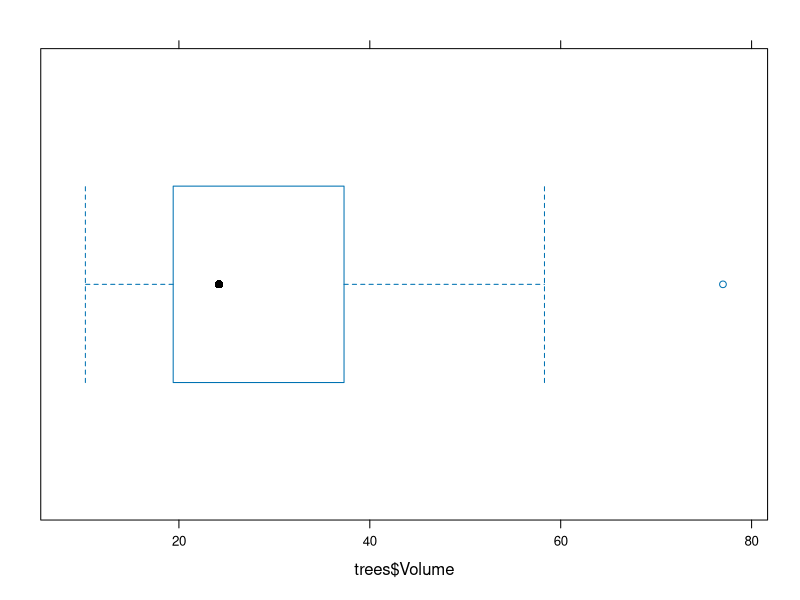
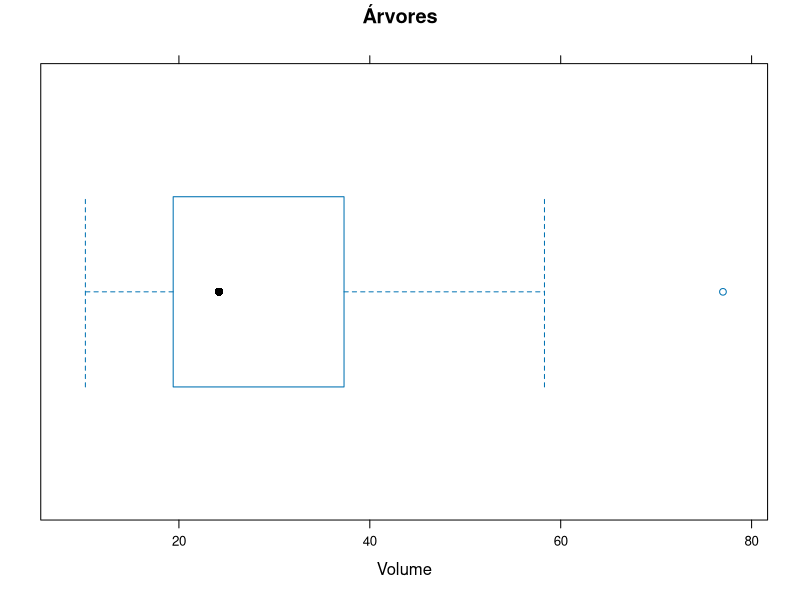
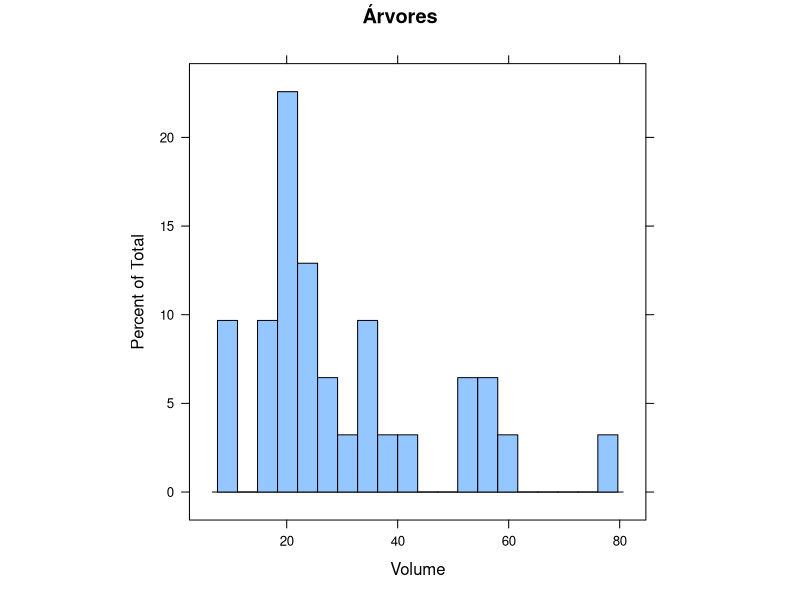
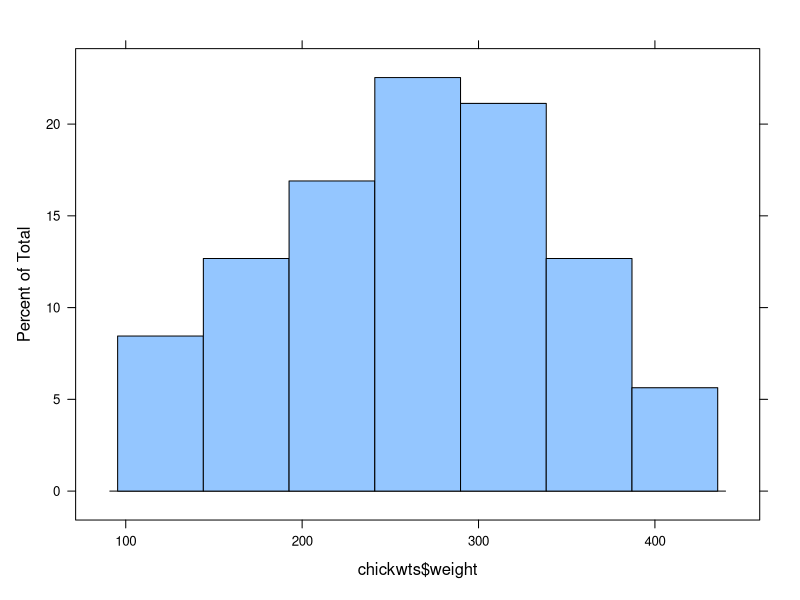
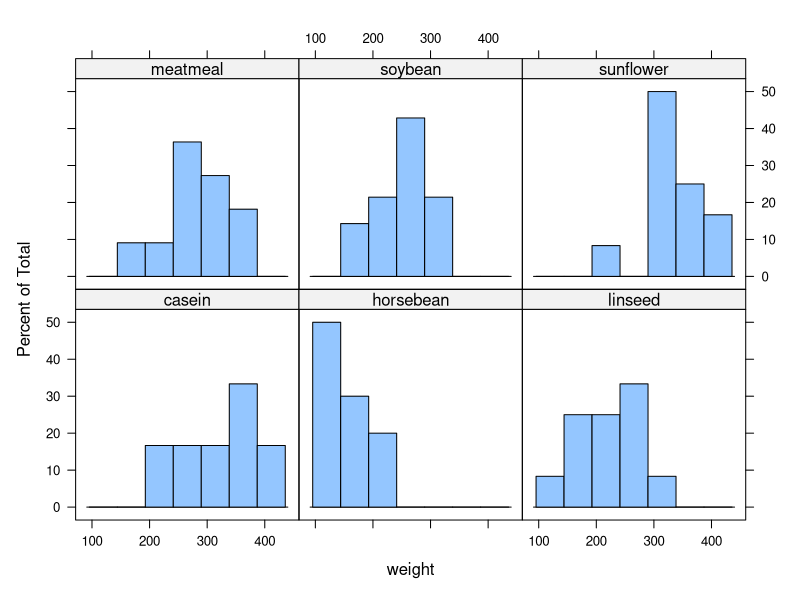
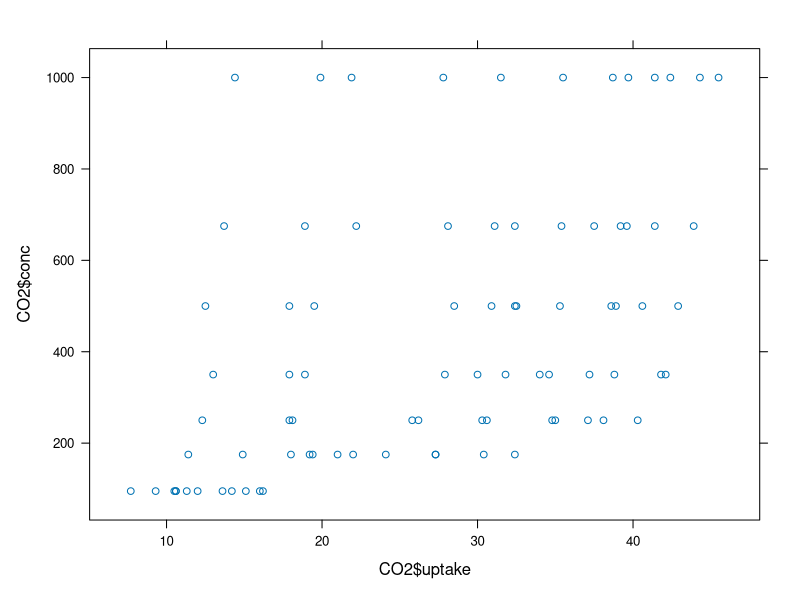
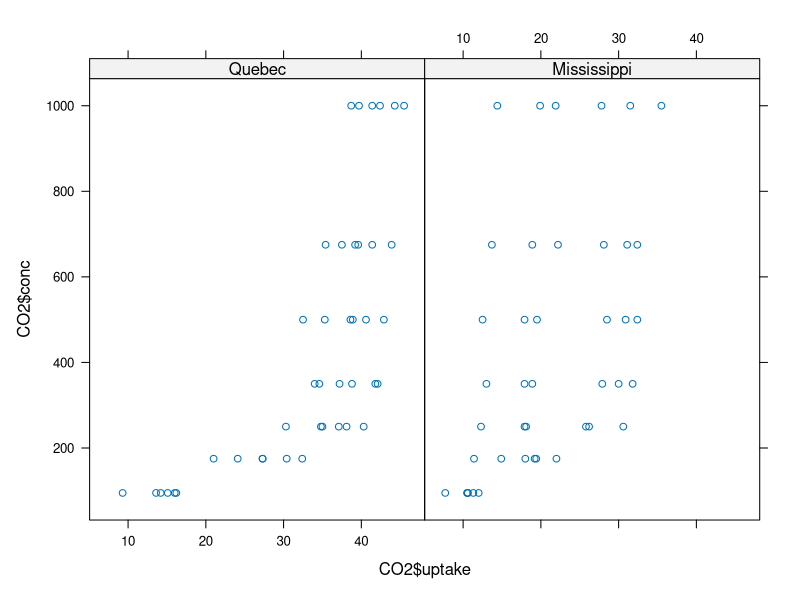
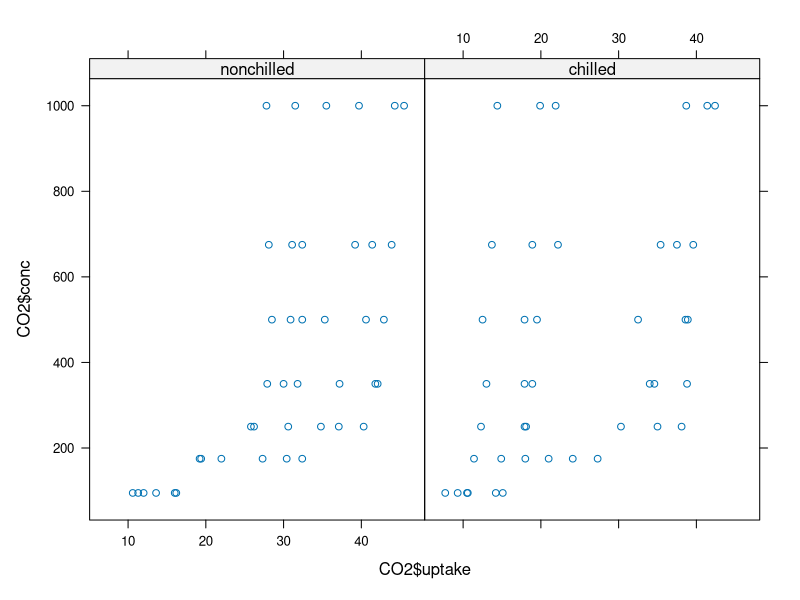

Recreate these plots in R, in order.
## ---- chunk 1
#este pacote não precisa instalar
library(lattice)
## ---- chunk 2
bwplot(trees$Volume)
bwplot(trees$Volume, main = "Árvores", xlab = "Volume")
## ---- chunk 3
histogram(trees$Volume, main = "Árvores", xlab = "Volume", aspect = 1, type = "percent", nint = 20)
## ---- chunk 4
#Peso das galinhas de acordo com a alimentação
chickwts
#histograma
histogram(chickwts$weight)
#agregando dados
aggregate(chickwts$weight, by = list(chickwts$feed), FUN = sum)
#histograma condicional 
histogram(~weight | feed, data = chickwts)
## ---- chunk 5
#CO2, conc: concentração de co2, uptake: captação de co2
CO2
xyplot(CO2$conc ~ CO2$uptake)
#type é a origem
xyplot(CO2$conc ~ CO2$uptake | CO2$Type)
#refrigeração ou não
xyplot(CO2$conc ~ CO2$uptake | CO2$Treatment)
## ---- chunk 6
esoph
dotplot(esoph$alcgp ~ esoph$ncontrols, data = esoph)
dotplot(esoph$alcgp ~ esoph$ncontrols | esoph$tobgp)
## ---- chunk 7
splom(~CO2[4:5] | CO2$Type, CO2)
## ---- chunk 8
densityplot(~CO2$conc | CO2$Treatment, plot.points =  FALSE)
densityplot(CO2$conc)
densityplot(~CO2$conc | CO2$Treatment)
densityplot(~CO2$conc | CO2$Treatment, plot.points = FALSE)
## ---- chunk 9
OrchardSprays
cloud(decrease ~ rowpos * colpos, data = OrchardSprays)
cloud(decrease ~ rowpos * colpos, groups = treatment, data = OrchardSprays)
## ---- chunk 10
trees 
levelplot(Girth ~ Height * Volume, data = trees)
